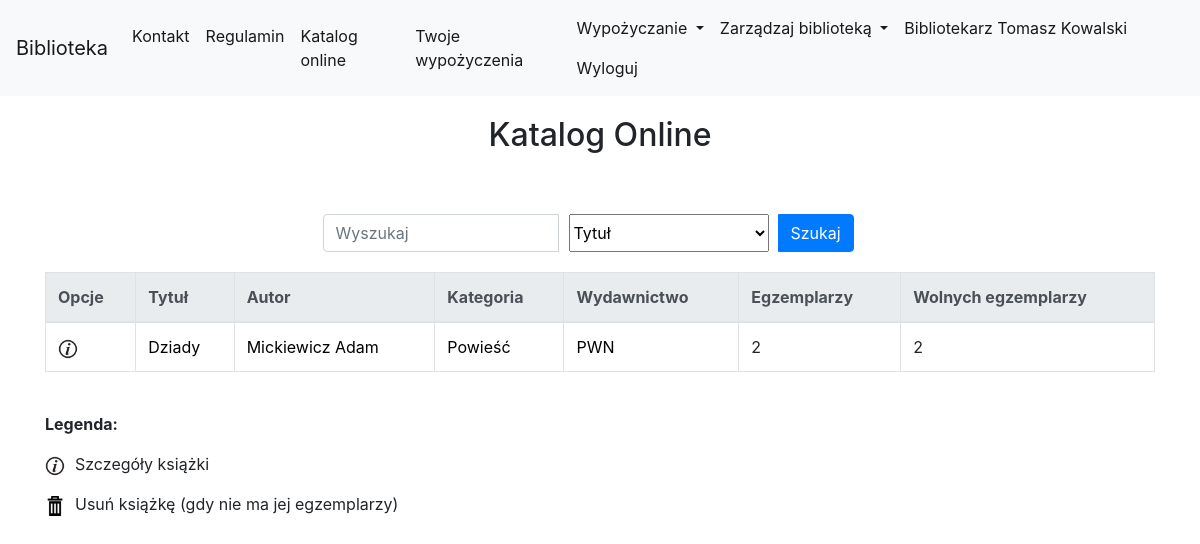
Page /library/book_list/ (signed in) on the committed database.
### library_app/models.py (models this page shows, shortened)
class Book(models.Model):
    authors = models.ManyToManyField(Author, related_name='book_authors')
    category = models.ForeignKey(Category, related_name='book_categories')
    publishing_house = models.ForeignKey(PublishingHouse, related_name='publishing_houses')
    isbn = models.CharField(max_length=30, unique=True)
    title = models.CharField(max_length=200)
    description = models.TextField(blank=True, default='')
    publish_date = models.DateField(default=datetime.now, blank=True)
    edition = models.PositiveIntegerField(default=1)
    image_url = models.URLField(default='', blank=True, null=True)
    add_date = models.DateTimeField(auto_now=True)
    slug = models.SlugField(allow_unicode=True, unique=True)

class Author(models.Model):
    first_name = models.CharField(max_length=200)
    last_name = models.CharField(max_length=200)
    country = models.CharField(max_length=200)
    biography = models.TextField(default='', blank=True, null=True)
    birth_place = models.CharField(max_length=200, default='', blank=True, null=True)
    image_url = models.URLField(default='', blank=True, null=True)
    years_of_life = models.CharField(max_length=10, default='', blank=True, null=True)
    def __str__(self):
        return self.last_name + " " + self.first_name

class Category(models.Model):
    category_name = models.CharField(max_length=400, unique=True)

class PublishingHouse(models.Model):
    name = models.CharField(max_length=400, unique=True)
    city = models.CharField(max_length=300)
    street = models.CharField(max_length=300)
    house_number = models.CharField(max_length=20)
    postal_code = models.CharField(max_length=9)
    def __str__(self):
        return self.name

### library_app/views.py (the view)
class BookListView(generic.ListView):
    model = models.Book
    context_object_name = "book_list" #human-understandable name of variable to access from templates
    paginate_by = 10
    queryset = models.Book.objects.all()  # Default: Model.objects.all()
    def get_queryset(self):
        search_query = self.request.GET.get("search_query")
        search_type = self.request.GET.get("search_type")
        if search_query is not None:
            if search_type == "title":
                return models.Book.objects.all().filter(title__icontains=search_query)
            elif search_type == "author":
                authors_result = models.Book.objects.all().filter(authors__first_name__icontains=search_query) | models.Book.objects.all().filter(authors__last_name__icontains=search_query)
                return authors_result
            elif search_type == "category":
                return models.Book.objects.all().filter(category__category_name__icontains=search_query)
            elif search_type == "publishing-house":
                return models.Book.objects.all().filter(publishing_house__name__icontains=search_query)
        else:
            return models.Book.objects.all()

### library_app/templatetags/custom_tags.py (called while the page is built)
@register.simple_tag(name='free_bookcopies_counter_tag')
def free_bookcopies_counter(bookcopies_obj):
    return bookcopies_obj.filter(is_borrowed=False).count()

### library_app/templates/library_app/book_list.html (shortened to what this page needs)
{% extends "base.html" %}
{% load static %}
{% load custom_tags %}
{% block body_block %}
<div class="container">
    <div class="page-title">
        <h2>Katalog Online</h2>
    </div>
<div class="search-bar">
<form class="form-inline" action="{% url 'library_app:book_list' %}" method="GET">
    <div class="input-group">
        <input type="search" class="form-control" name="search_query" placeholder="Wyszukaj">
        <select class="search-select" name="search_type">
            <option value="title" selected>Tytuł</option>
        </select>
        <div class="input-group-append search-button">
            <button class="btn btn-primary" type="submit">Szukaj</button>
        </div>
    </div>
</form>
</div>
      <table class="table table-bordered table-hover">
            <thead class="thead-light">
                <tr>
                    <th scope="col">Opcje</th>
                    <th scope="col">Tytuł</th>
                    <th scope="col">Autor</th>
                    <th scope="col">Kategoria</th>
                    <th scope="col">Wydawnictwo</th>
                    <th scope="col">Egzemplarzy</th>
                    <th scope="col">Wolnych egzemplarzy</th>
                </tr>
            </thead>
            <tbody>
            {% for book in book_list %}
                    <tr>
                        <td>
                            <a href="{% url 'library_app:book_detail' pk=book.pk %}"><img src="{% static 'website_icons/info_ico.png' %}" alt="Szczegóły" width="20" height="20"></a>
                        </td>
                        <td><a href="{% url 'library_app:book_detail' pk=book.pk %}">{{book.title}}</a></td>
                        <td>
                            {% for author in book.authors.all %}
                                <a href="{% url 'library_app:author_detail' pk=author.pk %}">{{author}}</a>
                            {% endfor %}
                        </td>
                        <td><a href="{% url 'library_app:category_detail' pk=book.category.pk %}">{{book.category.category_name}}</a></td>
                        <td><a href="{% url 'library_app:publishinghouse_detail' pk=book.publishing_house.pk %}">{{book.publishing_house}}</a></td>
                        <td>{{book.bookcopies.count}}</td>
                        {% free_bookcopies_counter_tag book.bookcopies as free_bookcopies %}
                        <td>{{free_bookcopies}}</td>
                    </tr>
            {% endfor %}
            </tbody>
        </table>
    <div class="table-legend">
        <p><b>Legenda:</b></p>
        <p><img src="{% static 'website_icons/info_ico.png' %}" alt="Szczegóły" width="20" height="20">Szczegóły książki</p>
        {% if user.is_superuser %}
            <p><img src="{% static 'website_icons/del_ico.png' %}" alt="Usuń wypozyczenie" width="20" height="20">Usuń książkę (gdy nie ma jej egzemplarzy)</p>
        {% endif %}
    </div>
</div>
{% endblock %}

### templates/base.html (shortened to what this page needs)
<!DOCTYPE html>
{% load static %}
<html lang="pl">
<head>
    <link rel="stylesheet" href="{% static '/bootstrap/css/bootstrap.min.css' %}">
    <link rel="stylesheet" href="{% static 'css/style.css' %}">
</head>
<body>
    <nav class="navbar navbar-expand-lg navbar-light bg-light">
        <a class="navbar-brand" href="{% url 'index' %}">Biblioteka</a>
        <div class="collapse navbar-collapse" id="navbarNavDropdown">
            <ul class="navbar-nav">
                <li class="nav-item active">
                    <a class="nav-link" href="{% url 'contact' %}">Kontakt</a>
                </li>
                <li class="nav-item active">
                    <a class="nav-link" href="{% url 'regulations' %}">Regulamin</a>
                </li>
                <li class="nav-item active">
                    <a class="nav-link" href="{% url 'library_app:book_list' %}">Katalog online</a>
                </li>
                {% if user.is_authenticated %}
                <li class="nav-item active">
                    <a class="nav-link" href="{% url 'library_app:my_borrow_list' %}">Twoje wypożyczenia</a>
                </li>
                {% endif %}
            </ul>
            <ul class="nav navbar-nav ml-auto">
                {% if user.is_authenticated and user.is_superuser %}
                    <li class="nav-item dropdown active">
                        <a class="nav-link dropdown-toggle" href="#" id="BorrowBook" data-toggle="dropdown" aria-haspopup="true"
                            aria-expanded="false">
                            Wypożyczanie
                        </a>
                    </li>
                    <li class="nav-item dropdown active">
                        <a class="nav-link dropdown-toggle" href="#" id="ManageLibrary" data-toggle="dropdown" aria-haspopup="true"
                            aria-expanded="false">
                            Zarządzaj biblioteką
                        </a>
                    </li>
                    <li class="nav-item active">
                        <a class="nav-link">Bibliotekarz {{user.first_name}} {{user.last_name}}</a>
                    </li>
                    <li class="nav-item active">
                        <a class="nav-link" href="{% url 'accounts:logout' %}">Wyloguj</a>
                    </li>
                {% endif %}
            </ul>
        </div>
    </nav>
         {% block body_block %}{% endblock %}
</body>
</html>

### static/css/style.css (style rules this page uses)
.page-title { margin-top: 20px; margin-bottom: 20px; text-align: center; }
ul { list-style: none; }
a { text-decoration: none; color: black; }
.table-legend { margin-bottom: 100px; }
.table-legend img { margin-right: 10px; }
.search-bar { padding-top: 40px; padding-bottom: 20px; margin: 0 auto; width: 50%; }
.search-button { width: 100px; }
.search-select { width: 200px; margin-right: 10px; margin-left: 10px; }

### rows in the picture
Book: title "Dziady", category.category_name "Powieść", publishing_house "PWN", bookcopies.count "2", free_bookcopies "2"
Author: last_name+first_name "Mickiewicz Adam"

### other values in the picture
{{ user.first_name }} "Tomasz"
{{ user.last_name }} "Kowalski"
